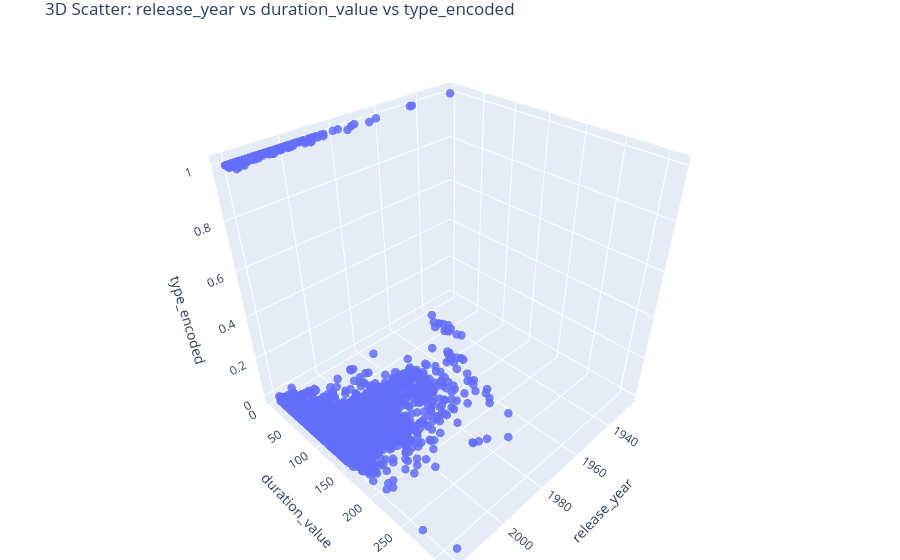

The cell this chart's notebook holds for it:
### Code cell
da.scatter_3d(
    graph_df,
    x="release_year",
    y="duration_value",
    z="type_encoded"
)

### Figure 1 — Plotly figure (JSON) as saved in the notebook; plotly's stock layout.template omitted (floating-point values rounded to 4 significant figures; data arrays with more than 128 entries replaced by an {"elided": "..."} marker saying what was removed)
{"data": [{"marker": {"opacity": 0.85, "size": 5}, "mode": "markers", "type": "scatter3d", "x": {"elided": "8790 int values"}, "y": {"elided": "8790 int values"}, "z": {"elided": "8790 int values"}}], "layout": {"margin": {"b": 0, "l": 0, "r": 0, "t": 30}, "scene": {"xaxis": {"title": {"text": "release_year"}}, "yaxis": {"title": {"text": "duration_value"}}, "zaxis": {"title": {"text": "type_encoded"}}}, "title": {"text": "3D Scatter: release_year vs duration_value vs type_encoded"}}}
